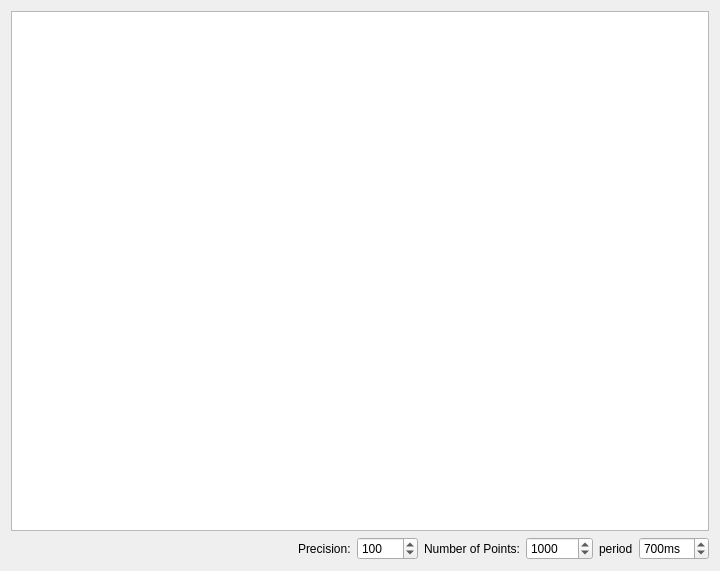
<?xml version="1.0" encoding="UTF-8"?>
<ui version="4.0">
 <class>Widget</class>
 <widget class="QWidget" name="Widget">
  <property name="geometry">
   <rect>
    <x>0</x>
    <y>0</y>
    <width>720</width>
    <height>571</height>
   </rect>
  </property>
  <property name="windowTitle">
   <string>Widget</string>
  </property>
  <layout class="QGridLayout" name="gridLayout">
   <item row="1" column="6">
    <widget class="QSpinBox" name="sbPeriod">
     <property name="suffix">
      <string>ms</string>
     </property>
     <property name="minimum">
      <number>1</number>
     </property>
     <property name="maximum">
      <number>5000</number>
     </property>
     <property name="singleStep">
      <number>100</number>
     </property>
     <property name="value">
      <number>700</number>
     </property>
    </widget>
   </item>
   <item row="1" column="5">
    <widget class="QLabel" name="label">
     <property name="text">
      <string>period</string>
     </property>
    </widget>
   </item>
   <item row="0" column="0" colspan="7">
    <widget class="PlotSceneWidget" name="graphicsPlot"/>
   </item>
   <item row="1" column="3">
    <widget class="QLabel" name="label_2">
     <property name="text">
      <string>Number of Points:</string>
     </property>
    </widget>
   </item>
   <item row="1" column="0">
    <spacer name="horizontalSpacer">
     <property name="orientation">
      <enum>Qt::Horizontal</enum>
     </property>
     <property name="sizeHint" stdset="0">
      <size>
       <width>570</width>
       <height>20</height>
      </size>
     </property>
    </spacer>
   </item>
   <item row="1" column="1">
    <widget class="QLabel" name="label_3">
     <property name="text">
      <string>Precision:</string>
     </property>
    </widget>
   </item>
   <item row="1" column="4">
    <widget class="QSpinBox" name="sbBuffer">
     <property name="minimum">
      <number>2</number>
     </property>
     <property name="maximum">
      <number>100000</number>
     </property>
     <property name="singleStep">
      <number>100</number>
     </property>
     <property name="value">
      <number>1000</number>
     </property>
    </widget>
   </item>
   <item row="1" column="2">
    <widget class="QSpinBox" name="sbPrecision">
     <property name="minimum">
      <number>1</number>
     </property>
     <property name="maximum">
      <number>10000</number>
     </property>
     <property name="value">
      <number>100</number>
     </property>
    </widget>
   </item>
  </layout>
 </widget>
 <layoutdefault spacing="6" margin="11"/>
 <customwidgets>
  <customwidget>
   <class>PlotSceneWidget</class>
   <extends>QGraphicsView</extends>
   <header>plotscenewidget.h</header>
  </customwidget>
 </customwidgets>
 <resources/>
 <connections/>
</ui>
